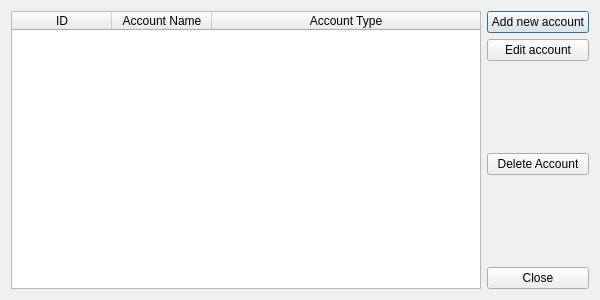
<?xml version="1.0" encoding="UTF-8"?>
<ui version="4.0">
 <class>dlg_account_manager</class>
 <widget class="QDialog" name="dlg_account_manager">
  <property name="geometry">
   <rect>
    <x>0</x>
    <y>0</y>
    <width>600</width>
    <height>300</height>
   </rect>
  </property>
  <property name="minimumSize">
   <size>
    <width>400</width>
    <height>200</height>
   </size>
  </property>
  <property name="maximumSize">
   <size>
    <width>600</width>
    <height>300</height>
   </size>
  </property>
  <property name="windowTitle">
   <string>Accounts Manager</string>
  </property>
  <layout class="QHBoxLayout" name="horizontalLayout">
   <item>
    <widget class="QTableWidget" name="tbl_accounts">
     <property name="editTriggers">
      <set>QAbstractItemView::NoEditTriggers</set>
     </property>
     <property name="selectionBehavior">
      <enum>QAbstractItemView::SelectItems</enum>
     </property>
     <attribute name="horizontalHeaderStretchLastSection">
      <bool>true</bool>
     </attribute>
     <column>
      <property name="text">
       <string>ID</string>
      </property>
     </column>
     <column>
      <property name="text">
       <string>Account Name</string>
      </property>
     </column>
     <column>
      <property name="text">
       <string>Account Type</string>
      </property>
     </column>
    </widget>
   </item>
   <item>
    <layout class="QVBoxLayout" name="verticalLayout">
     <item>
      <widget class="QPushButton" name="btn_add_account">
       <property name="text">
        <string>Add new account</string>
       </property>
      </widget>
     </item>
     <item>
      <widget class="QPushButton" name="btn_edit_account">
       <property name="text">
        <string>Edit account</string>
       </property>
      </widget>
     </item>
     <item>
      <spacer name="verticalSpacer_2">
       <property name="orientation">
        <enum>Qt::Vertical</enum>
       </property>
       <property name="sizeHint" stdset="0">
        <size>
         <width>20</width>
         <height>40</height>
        </size>
       </property>
      </spacer>
     </item>
     <item>
      <widget class="QPushButton" name="btn_delete_account">
       <property name="text">
        <string>Delete Account</string>
       </property>
      </widget>
     </item>
     <item>
      <spacer name="verticalSpacer">
       <property name="orientation">
        <enum>Qt::Vertical</enum>
       </property>
       <property name="sizeHint" stdset="0">
        <size>
         <width>20</width>
         <height>40</height>
        </size>
       </property>
      </spacer>
     </item>
     <item>
      <widget class="QPushButton" name="btn_close">
       <property name="text">
        <string>Close</string>
       </property>
      </widget>
     </item>
    </layout>
   </item>
  </layout>
 </widget>
 <resources/>
 <connections/>
</ui>
